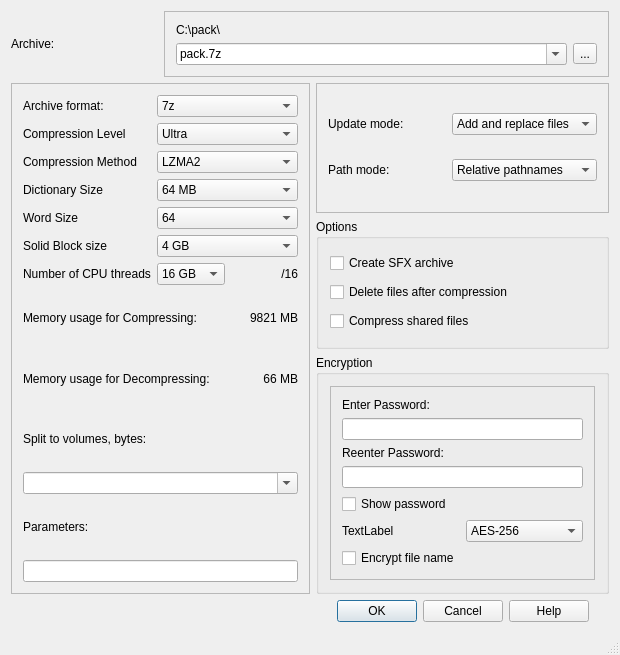
<?xml version="1.0" encoding="UTF-8"?>
<ui version="4.0">
 <class>QtGuiApplication2Class</class>
 <widget class="QMainWindow" name="QtGuiApplication2Class">
  <property name="geometry">
   <rect>
    <x>0</x>
    <y>0</y>
    <width>620</width>
    <height>655</height>
   </rect>
  </property>
  <property name="windowTitle">
   <string>Add to Archive</string>
  </property>
  <property name="inputMethodHints">
   <set>Qt::ImhNoEditMenu</set>
  </property>
  <property name="unifiedTitleAndToolBarOnMac">
   <bool>false</bool>
  </property>
  <widget class="QWidget" name="centralWidget">
   <layout class="QGridLayout" name="gridLayout_7">
    <item row="3" column="2" colspan="2">
     <widget class="QGroupBox" name="groupBox_2">
      <property name="title">
       <string>Encryption</string>
      </property>
      <layout class="QGridLayout" name="gridLayout_4">
       <item row="0" column="0">
        <widget class="QFrame" name="frame_3">
         <property name="frameShape">
          <enum>QFrame::StyledPanel</enum>
         </property>
         <property name="frameShadow">
          <enum>QFrame::Raised</enum>
         </property>
         <layout class="QGridLayout" name="gridLayout_5">
          <item row="5" column="0">
           <widget class="QLabel" name="label_18">
            <property name="text">
             <string>TextLabel</string>
            </property>
           </widget>
          </item>
          <item row="4" column="0" colspan="2">
           <widget class="QCheckBox" name="checkBox_4">
            <property name="text">
             <string>Show password</string>
            </property>
           </widget>
          </item>
          <item row="1" column="0" colspan="2">
           <widget class="QLineEdit" name="lineEdit">
            <property name="text">
             <string/>
            </property>
           </widget>
          </item>
          <item row="0" column="0" colspan="2">
           <widget class="QLabel" name="label_16">
            <property name="text">
             <string>Enter Password:</string>
            </property>
           </widget>
          </item>
          <item row="5" column="1">
           <widget class="QComboBox" name="comboBox_11">
            <item>
             <property name="text">
              <string>AES-256 </string>
             </property>
            </item>
            <item>
             <property name="text">
              <string>AES-257</string>
             </property>
            </item>
           </widget>
          </item>
          <item row="2" column="0" colspan="2">
           <widget class="QLabel" name="label_17">
            <property name="text">
             <string>Reenter Password:</string>
            </property>
           </widget>
          </item>
          <item row="3" column="0" colspan="2">
           <widget class="QLineEdit" name="lineEdit_2">
            <property name="text">
             <string/>
            </property>
           </widget>
          </item>
          <item row="6" column="0" colspan="2">
           <widget class="QCheckBox" name="checkBox_5">
            <property name="text">
             <string>Encrypt file name</string>
            </property>
           </widget>
          </item>
         </layout>
        </widget>
       </item>
      </layout>
     </widget>
    </item>
    <item row="0" column="0">
     <widget class="QLabel" name="label">
      <property name="minimumSize">
       <size>
        <width>0</width>
        <height>21</height>
       </size>
      </property>
      <property name="maximumSize">
       <size>
        <width>181</width>
        <height>21</height>
       </size>
      </property>
      <property name="text">
       <string>Archive: </string>
      </property>
     </widget>
    </item>
    <item row="1" column="0" rowspan="3" colspan="2">
     <widget class="QFrame" name="frame">
      <property name="frameShape">
       <enum>QFrame::StyledPanel</enum>
      </property>
      <property name="frameShadow">
       <enum>QFrame::Raised</enum>
      </property>
      <layout class="QGridLayout" name="gridLayout">
       <item row="4" column="1" colspan="2">
        <widget class="QComboBox" name="comboBox_6">
         <item>
          <property name="text">
           <string>64</string>
          </property>
         </item>
        </widget>
       </item>
       <item row="0" column="0">
        <widget class="QLabel" name="label_2">
         <property name="text">
          <string>Archive format:</string>
         </property>
        </widget>
       </item>
       <item row="8" column="2">
        <widget class="QLabel" name="label_13">
         <property name="autoFillBackground">
          <bool>false</bool>
         </property>
         <property name="text">
          <string>66 MB</string>
         </property>
         <property name="alignment">
          <set>Qt::AlignRight|Qt::AlignTrailing|Qt::AlignVCenter</set>
         </property>
        </widget>
       </item>
       <item row="3" column="1" colspan="2">
        <widget class="QComboBox" name="comboBox_5">
         <item>
          <property name="text">
           <string>64 MB</string>
          </property>
         </item>
        </widget>
       </item>
       <item row="5" column="1" colspan="2">
        <widget class="QComboBox" name="comboBox_7">
         <item>
          <property name="text">
           <string>4 GB</string>
          </property>
         </item>
        </widget>
       </item>
       <item row="12" column="0" colspan="3">
        <widget class="QLineEdit" name="lineEdit_3">
         <property name="text">
          <string/>
         </property>
        </widget>
       </item>
       <item row="4" column="0">
        <widget class="QLabel" name="label_6">
         <property name="text">
          <string>Word Size</string>
         </property>
        </widget>
       </item>
       <item row="2" column="0">
        <widget class="QLabel" name="label_4">
         <property name="text">
          <string>Compression Method</string>
         </property>
        </widget>
       </item>
       <item row="6" column="1">
        <widget class="QComboBox" name="comboBox_8">
         <item>
          <property name="text">
           <string>16 GB</string>
          </property>
         </item>
        </widget>
       </item>
       <item row="2" column="1" colspan="2">
        <widget class="QComboBox" name="comboBox_3">
         <item>
          <property name="text">
           <string>LZMA2</string>
          </property>
         </item>
        </widget>
       </item>
       <item row="6" column="0">
        <widget class="QLabel" name="label_8">
         <property name="text">
          <string>Number of CPU threads</string>
         </property>
        </widget>
       </item>
       <item row="1" column="0">
        <widget class="QLabel" name="label_3">
         <property name="text">
          <string>Compression Level</string>
         </property>
        </widget>
       </item>
       <item row="9" column="0">
        <widget class="QLabel" name="label_19">
         <property name="text">
          <string>Split to volumes, bytes:</string>
         </property>
        </widget>
       </item>
       <item row="1" column="1" colspan="2">
        <widget class="QComboBox" name="comboBox_2">
         <item>
          <property name="text">
           <string>Ultra</string>
          </property>
         </item>
        </widget>
       </item>
       <item row="7" column="0" colspan="2">
        <widget class="QLabel" name="label_9">
         <property name="text">
          <string>Memory usage for Compressing:</string>
         </property>
        </widget>
       </item>
       <item row="3" column="0">
        <widget class="QLabel" name="label_5">
         <property name="text">
          <string>Dictionary Size</string>
         </property>
        </widget>
       </item>
       <item row="7" column="2">
        <widget class="QLabel" name="label_12">
         <property name="text">
          <string>9821 MB</string>
         </property>
         <property name="alignment">
          <set>Qt::AlignRight|Qt::AlignTrailing|Qt::AlignVCenter</set>
         </property>
        </widget>
       </item>
       <item row="0" column="1" colspan="2">
        <widget class="QComboBox" name="comboBox">
         <item>
          <property name="text">
           <string>7z</string>
          </property>
         </item>
        </widget>
       </item>
       <item row="11" column="0">
        <widget class="QLabel" name="label_20">
         <property name="text">
          <string>Parameters:</string>
         </property>
        </widget>
       </item>
       <item row="8" column="0" colspan="2">
        <widget class="QLabel" name="label_10">
         <property name="enabled">
          <bool>true</bool>
         </property>
         <property name="cursor">
          <cursorShape>UpArrowCursor</cursorShape>
         </property>
         <property name="mouseTracking">
          <bool>false</bool>
         </property>
         <property name="text">
          <string>Memory usage for Decompressing:</string>
         </property>
        </widget>
       </item>
       <item row="10" column="0" colspan="3">
        <widget class="QComboBox" name="comboBox_12">
         <property name="editable">
          <bool>true</bool>
         </property>
        </widget>
       </item>
       <item row="6" column="2">
        <widget class="QLabel" name="label_11">
         <property name="text">
          <string>/16</string>
         </property>
         <property name="alignment">
          <set>Qt::AlignRight|Qt::AlignTrailing|Qt::AlignVCenter</set>
         </property>
        </widget>
       </item>
       <item row="5" column="0">
        <widget class="QLabel" name="label_7">
         <property name="text">
          <string>Solid Block size</string>
         </property>
        </widget>
       </item>
      </layout>
     </widget>
    </item>
    <item row="0" column="1" colspan="3">
     <widget class="QFrame" name="frame_4">
      <property name="frameShape">
       <enum>QFrame::StyledPanel</enum>
      </property>
      <property name="frameShadow">
       <enum>QFrame::Raised</enum>
      </property>
      <layout class="QGridLayout" name="gridLayout_6">
       <item row="0" column="0">
        <widget class="QLabel" name="label_22">
         <property name="text">
          <string>C:\pack\</string>
         </property>
        </widget>
       </item>
       <item row="1" column="1">
        <widget class="QToolButton" name="toolButton">
         <property name="text">
          <string>...</string>
         </property>
        </widget>
       </item>
       <item row="1" column="0">
        <widget class="QComboBox" name="comboBox_4">
         <property name="inputMethodHints">
          <set>Qt::ImhNoTextHandles</set>
         </property>
         <property name="editable">
          <bool>true</bool>
         </property>
         <property name="duplicatesEnabled">
          <bool>false</bool>
         </property>
         <item>
          <property name="text">
           <string>pack.7z</string>
          </property>
         </item>
        </widget>
       </item>
      </layout>
     </widget>
    </item>
    <item row="2" column="2" colspan="2">
     <widget class="QGroupBox" name="groupBox">
      <property name="title">
       <string>Options</string>
      </property>
      <layout class="QGridLayout" name="gridLayout_3">
       <item row="3" column="0">
        <widget class="QCheckBox" name="checkBox_2">
         <property name="text">
          <string>Compress shared files</string>
         </property>
        </widget>
       </item>
       <item row="0" column="0">
        <widget class="QCheckBox" name="checkBox">
         <property name="text">
          <string>Create SFX archive</string>
         </property>
        </widget>
       </item>
       <item row="2" column="0">
        <widget class="QCheckBox" name="checkBox_3">
         <property name="text">
          <string>Delete files after compression</string>
         </property>
        </widget>
       </item>
      </layout>
     </widget>
    </item>
    <item row="1" column="2" colspan="2">
     <widget class="QFrame" name="frame_5">
      <property name="frameShape">
       <enum>QFrame::StyledPanel</enum>
      </property>
      <property name="frameShadow">
       <enum>QFrame::Raised</enum>
      </property>
      <layout class="QGridLayout" name="gridLayout_2">
       <item row="0" column="1">
        <widget class="QComboBox" name="comboBox_13">
         <item>
          <property name="text">
           <string>Add and replace files</string>
          </property>
         </item>
        </widget>
       </item>
       <item row="0" column="0">
        <widget class="QLabel" name="label_21">
         <property name="text">
          <string>Update mode:</string>
         </property>
        </widget>
       </item>
       <item row="1" column="1">
        <widget class="QComboBox" name="comboBox_14">
         <item>
          <property name="text">
           <string>Relative pathnames</string>
          </property>
         </item>
        </widget>
       </item>
       <item row="1" column="0">
        <widget class="QLabel" name="label_15">
         <property name="text">
          <string>Path mode:</string>
         </property>
        </widget>
       </item>
      </layout>
     </widget>
    </item>
    <item row="4" column="2" colspan="2">
     <widget class="QDialogButtonBox" name="buttonBox">
      <property name="inputMethodHints">
       <set>Qt::ImhNone</set>
      </property>
      <property name="orientation">
       <enum>Qt::Horizontal</enum>
      </property>
      <property name="standardButtons">
       <set>QDialogButtonBox::Cancel|QDialogButtonBox::Help|QDialogButtonBox::Ok</set>
      </property>
      <property name="centerButtons">
       <bool>true</bool>
      </property>
     </widget>
    </item>
   </layout>
  </widget>
  <widget class="QStatusBar" name="statusBar"/>
  <action name="actionrew">
   <property name="text">
    <string>rew</string>
   </property>
  </action>
 </widget>
 <layoutdefault spacing="6" margin="11"/>
 <resources>
  <include location="QtGuiApplication2.qrc"/>
 </resources>
 <connections>
  <connection>
   <sender>buttonBox</sender>
   <signal>clicked(QAbstractButton*)</signal>
   <receiver>QtGuiApplication2Class</receiver>
   <slot>close()</slot>
   <hints>
    <hint type="sourcelabel">
     <x>335</x>
     <y>605</y>
    </hint>
    <hint type="destinationlabel">
     <x>273</x>
     <y>599</y>
    </hint>
   </hints>
  </connection>
 </connections>
</ui>
